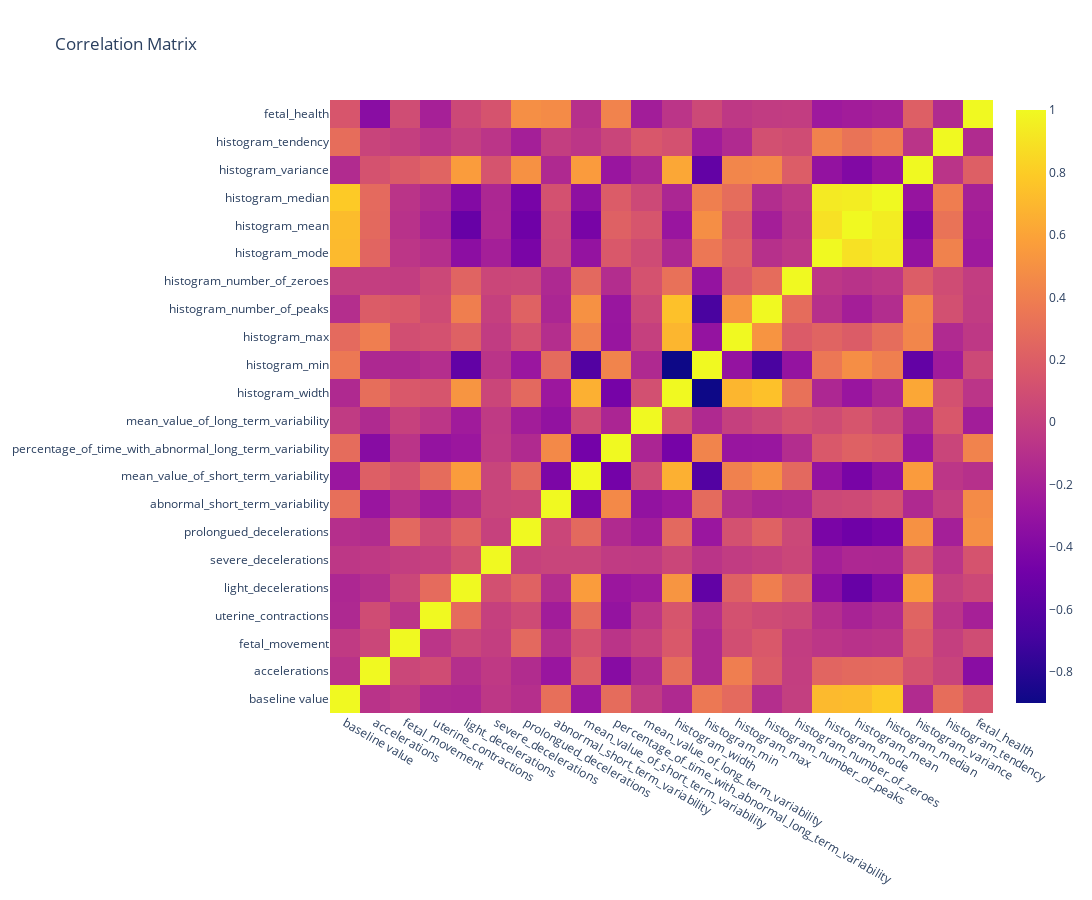

The cell this chart's notebook holds for it:
### Code cell
import pandas as pd
import cufflinks as cf
import plotly.offline as py
import plotly.graph_objs as go


# Calculate correlation matrix
corr_matrix = df.corr()

# Create a heatmap
heatmap = go.Heatmap(z=corr_matrix.values,
                     x=corr_matrix.columns,
                     y=corr_matrix.columns)

layout = go.Layout(
    title='Correlation Matrix',
    width=1200,  # Specify the width of the figure
    height=900  # Specify the height of the figure
)

fig = go.Figure(data=[heatmap], layout=layout)

# Plot the heatmap
py.iplot(fig)

### Figure 1 — Plotly figure (JSON) as saved in the notebook; plotly's stock layout.template omitted (floating-point values rounded to 4 significant figures; data arrays with more than 128 entries replaced by an {"elided": "..."} marker saying what was removed)
{"data": [{"type": "heatmap", "x": ["baseline value", "accelerations", "fetal_movement", "uterine_contractions", "light_decelerations", "severe_decelerations", "prolongued_decelerations", "abnormal_short_term_variability", "mean_value_of_short_term_variability", "percentage_of_time_with_abnormal_long_term_variability", "mean_value_of_long_term_variability", "histogram_width", "histogram_min", "histogram_max", "histogram_number_of_peaks", "histogram_number_of_zeroes", "histogram_mode", "histogram_mean", "histogram_median", "histogram_variance", "histogram_tendency", "fetal_health"], "y": ["baseline value", "accelerations", "fetal_movement", "uterine_contractions", "light_decelerations", "severe_decelerations", "prolongued_decelerations", "abnormal_short_term_variability", "mean_value_of_short_term_variability", "percentage_of_time_with_abnormal_long_term_variability", "mean_value_of_long_term_variability", "histogram_width", "histogram_min", "histogram_max", "histogram_number_of_peaks", "histogram_number_of_zeroes", "histogram_mode", "histogram_mean", "histogram_median", "histogram_variance", "histogram_tendency", "fetal_health"], "z": {"elided": "22x22 float values"}}], "layout": {"height": 900, "title": {"text": "Correlation Matrix"}, "width": 1200}}
